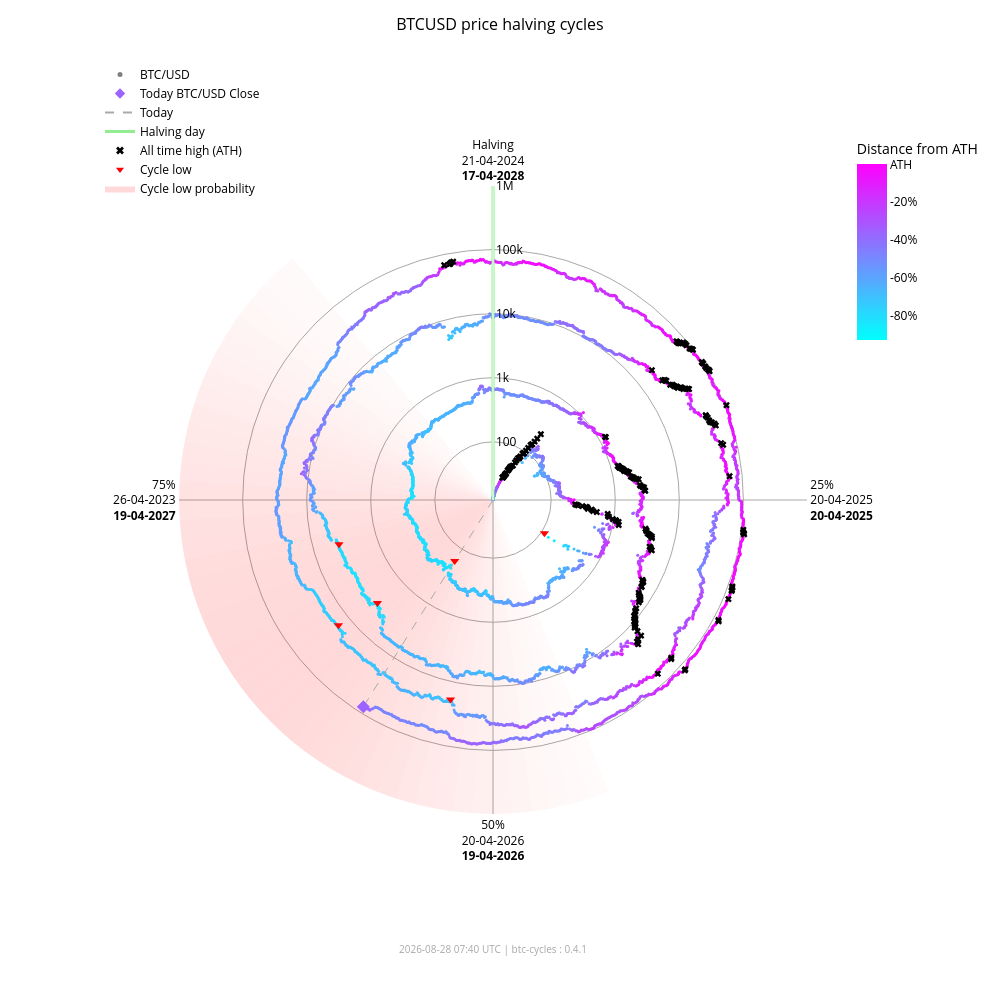

This figure's notebook cell:
### Markdown cell above
### Interactive chart (plotly)

### Code cell
fig_interactive = btc.plot(
    kind="interactive",
    from_date="2012-11-28",
)
# plotly config for interactivity
config = {"scrollZoom": True, "displayModeBar": True}
# display in notebook
fig_interactive.show(config=config)

### Figure 1 — Plotly figure (JSON) as saved in the notebook; plotly's stock layout.template omitted (floating-point values rounded to 4 significant figures; data arrays with more than 128 entries replaced by an {"elided": "..."} marker saying what was removed)
{"data": [{"fill": "toself", "fillcolor": "rgba(255,0,0,0.017168280509461755)", "hoverinfo": "skip", "line": {"width": 0}, "mode": "lines", "r": [12.35, 1000000, 1000000, 12.35, 12.35], "showlegend": false, "theta": [158.4, 158.4, 162.0, 162.0, 158.4], "type": "scatterpolar"}, {"fill": "toself", "fillcolor": "rgba(255,0,0,0.022114794501891175)", "hoverinfo": "skip", "line": {"width": 0}, "mode": "lines", "r": [12.35, 1000000, 1000000, 12.35, 12.35], "showlegend": false, "theta": [162.0, 162.0, 165.6, 165.6, 162.0], "type": "scatterpolar"}, {"fill": "toself", "fillcolor": "rgba(255,0,0,0.02790404259511669)", "hoverinfo": "skip", "line": {"width": 0}, "mode": "lines", "r": [12.35, 1000000, 1000000, 12.35, 12.35], "showlegend": false, "theta": [165.6, 165.6, 169.2, 169.2, 165.6], "type": "scatterpolar"}, {"fill": "toself", "fillcolor": "rgba(255,0,0,0.034518294852420334)", "hoverinfo": "skip", "line": {"width": 0}, "mode": "lines", "r": [12.35, 1000000, 1000000, 12.35, 12.35], "showlegend": false, "theta": [169.2, 169.2, 172.8, 172.8, 169.2], "type": "scatterpolar"}, {"fill": "toself", "fillcolor": "rgba(255,0,0,0.041901979682821514)", "hoverinfo": "skip", "line": {"width": 0}, "mode": "lines", "r": [12.35, 1000000, 1000000, 12.35, 12.35], "showlegend": false, "theta": [172.8, 172.8, 176.4, 176.4, 172.8], "type": "scatterpolar"}, {"fill": "toself", "fillcolor": "rgba(255,0,0,0.04996405861294358)", "hoverinfo": "skip", "line": {"width": 0}, "mode": "lines", "r": [12.35, 1000000, 1000000, 12.35, 12.35], "showlegend": false, "theta": [176.4, 176.4, 180.0, 180.0, 176.4], "type": "scatterpolar"}, {"fill": "toself", "fillcolor": "rgba(255,0,0,0.05858349692240514)", "hoverinfo": "skip", "line": {"width": 0}, "mode": "lines", "r": [12.35, 1000000, 1000000, 12.35, 12.35], "showlegend": false, "theta": [180.0, 180.0, 183.6, 183.6, 180.0], "type": "scatterpolar"}, {"fill": "toself", "fillcolor": "rgba(255,0,0,0.06761662035375064)", "hoverinfo": "skip", "line": {"width": 0}, "mode": "lines", "r": [12.35, 1000000, 1000000, 12.35, 12.35], "showlegend": false, "theta": [183.6, 183.6, 187.2, 187.2, 183.6], "type": "scatterpolar"}, {"fill": "toself", "fillcolor": "rgba(255,0,0,0.07690481219944661)", "hoverinfo": "skip", "line": {"width": 0}, "mode": "lines", "r": [12.35, 1000000, 1000000, 12.35, 12.35], "showlegend": false, "theta": [187.2, 187.2, 190.8, 190.8, 187.2], "type": "scatterpolar"}, {"fill": "toself", "fillcolor": "rgba(255,0,0,0.08628112000611096)", "hoverinfo": "skip", "line": {"width": 0}, "mode": "lines", "r": [12.35, 1000000, 1000000, 12.35, 12.35], "showlegend": false, "theta": [190.8, 190.8, 194.4, 194.4, 190.8], "type": "scatterpolar"}, {"fill": "toself", "fillcolor": "rgba(255,0,0,0.09557490841018089)", "hoverinfo": "skip", "line": {"width": 0}, "mode": "lines", "r": [12.35, 1000000, 1000000, 12.35, 12.35], "showlegend": false, "theta": [194.4, 194.4, 198.0, 198.0, 194.4], "type": "scatterpolar"}, {"fill": "toself", "fillcolor": "rgba(255,0,0,0.10461455782963762)", "hoverinfo": "skip", "line": {"width": 0}, "mode": "lines", "r": [12.35, 1000000, 1000000, 12.35, 12.35], "showlegend": false, "theta": [198.0, 198.0, 201.6, 201.6, 198.0], "type": "scatterpolar"}, {"fill": "toself", "fillcolor": "rgba(255,0,0,0.11322908719652829)", "hoverinfo": "skip", "line": {"width": 0}, "mode": "lines", "r": [12.35, 1000000, 1000000, 12.35, 12.35], "showlegend": false, "theta": [201.6, 201.6, 205.2, 205.2, 201.6], "type": "scatterpolar"}, {"fill": "toself", "fillcolor": "rgba(255,0,0,0.12125015337052986)", "hoverinfo": "skip", "line": {"width": 0}, "mode": "lines", "r": [12.35, 1000000, 1000000, 12.35, 12.35], "showlegend": false, "theta": [205.2, 205.2, 208.8, 208.8, 205.2], "type": "scatterpolar"}, {"fill": "toself", "fillcolor": "rgba(255,0,0,0.12851590515331976)", "hoverinfo": "skip", "line": {"width": 0}, "mode": "lines", "r": [12.35, 1000000, 1000000, 12.35, 12.35], "showlegend": false, "theta": [208.8, 208.8, 212.4, 212.4, 208.8], "type": "scatterpolar"}, {"fill": "toself", "fillcolor": "rgba(255,0,0,0.13487757461161184)", "hoverinfo": "skip", "line": {"width": 0}, "mode": "lines", "r": [12.35, 1000000, 1000000, 12.35, 12.35], "showlegend": false, "theta": [212.4, 212.4, 216.0, 216.0, 212.4], "type": "scatterpolar"}, {"fill": "toself", "fillcolor": "rgba(255,0,0,0.14020862181849592)", "hoverinfo": "skip", "line": {"width": 0}, "mode": "lines", "r": [12.35, 1000000, 1000000, 12.35, 12.35], "showlegend": false, "theta": [216.0, 216.0, 219.6, 219.6, 216.0], "type": "scatterpolar"}, {"fill": "toself", "fillcolor": "rgba(255,0,0,0.14441504950654527)", "hoverinfo": "skip", "line": {"width": 0}, "mode": "lines", "r": [12.35, 1000000, 1000000, 12.35, 12.35], "showlegend": false, "theta": [219.6, 219.6, 223.2, 223.2, 219.6], "type": "scatterpolar"}, {"fill": "toself", "fillcolor": "rgba(255,0,0,0.14744459351271713)", "hoverinfo": "skip", "line": {"width": 0}, "mode": "lines", "r": [12.35, 1000000, 1000000, 12.35, 12.35], "showlegend": false, "theta": [223.2, 223.2, 226.8, 226.8, 223.2], "type": "scatterpolar"}, {"fill": "toself", "fillcolor": "rgba(255,0,0,0.14929223192296423)", "hoverinfo": "skip", "line": {"width": 0}, "mode": "lines", "r": [12.35, 1000000, 1000000, 12.35, 12.35], "showlegend": false, "theta": [226.8, 226.8, 230.4, 230.4, 226.8], "type": "scatterpolar"}, {"fill": "toself", "fillcolor": "rgba(255,0,0,0.15)", "hoverinfo": "skip", "line": {"width": 0}, "mode": "lines", "r": [12.35, 1000000, 1000000, 12.35, 12.35], "showlegend": false, "theta": [230.4, 230.4, 234.0, 234.0, 230.4], "type": "scatterpolar"}, {"fill": "toself", "fillcolor": "rgba(255,0,0,0.14965033825231114)", "hoverinfo": "skip", "line": {"width": 0}, "mode": "lines", "r": [12.35, 1000000, 1000000, 12.35, 12.35], "showlegend": false, "theta": [234.0, 234.0, 237.6, 237.6, 234.0], "type": "scatterpolar"}, {"fill": "toself", "fillcolor": "rgba(255,0,0,0.14835378057909807)", "hoverinfo": "skip", "line": {"width": 0}, "mode": "lines", "r": [12.35, 1000000, 1000000, 12.35, 12.35], "showlegend": false, "theta": [237.6, 237.6, 241.2, 241.2, 237.6], "type": "scatterpolar"}, {"fill": "toself", "fillcolor": "rgba(255,0,0,0.14623322283554635)", "hoverinfo": "skip", "line": {"width": 0}, "mode": "lines", "r": [12.35, 1000000, 1000000, 12.35, 12.35], "showlegend": false, "theta": [241.2, 241.2, 244.8, 244.8, 241.2], "type": "scatterpolar"}, {"fill": "toself", "fillcolor": "rgba(255,0,0,0.1434078538226231)", "hoverinfo": "skip", "line": {"width": 0}, "mode": "lines", "r": [12.35, 1000000, 1000000, 12.35, 12.35], "showlegend": false, "theta": [244.8, 244.8, 248.4, 248.4, 244.8], "type": "scatterpolar"}, {"fill": "toself", "fillcolor": "rgba(255,0,0,0.13997983179373427)", "hoverinfo": "skip", "line": {"width": 0}, "mode": "lines", "r": [12.35, 1000000, 1000000, 12.35, 12.35], "showlegend": false, "theta": [248.4, 248.4, 252.0, 252.0, 248.4], "type": "scatterpolar"}, {"fill": "toself", "fillcolor": "rgba(255,0,0,0.13602598258454268)", "hoverinfo": "skip", "line": {"width": 0}, "mode": "lines", "r": [12.35, 1000000, 1000000, 12.35, 12.35], "showlegend": false, "theta": [252.0, 252.0, 255.6, 255.6, 252.0], "type": "scatterpolar"}, {"fill": "toself", "fillcolor": "rgba(255,0,0,0.13159547355344953)", "hoverinfo": "skip", "line": {"width": 0}, "mode": "lines", "r": [12.35, 1000000, 1000000, 12.35, 12.35], "showlegend": false, "theta": [255.6, 255.6, 259.2, 259.2, 255.6], "type": "scatterpolar"}, {"fill": "toself", "fillcolor": "rgba(255,0,0,0.12671301775492697)", "hoverinfo": "skip", "line": {"width": 0}, "mode": "lines", "r": [12.35, 1000000, 1000000, 12.35, 12.35], "showlegend": false, "theta": [259.2, 259.2, 262.8, 262.8, 259.2], "type": "scatterpolar"}, {"fill": "toself", "fillcolor": "rgba(255,0,0,0.12138610149219965)", "hoverinfo": "skip", "line": {"width": 0}, "mode": "lines", "r": [12.35, 1000000, 1000000, 12.35, 12.35], "showlegend": false, "theta": [262.8, 262.8, 266.4, 266.4, 262.8], "type": "scatterpolar"}, {"fill": "toself", "fillcolor": "rgba(255,0,0,0.1156142551644921)", "hoverinfo": "skip", "line": {"width": 0}, "mode": "lines", "r": [12.35, 1000000, 1000000, 12.35, 12.35], "showlegend": false, "theta": [266.4, 266.4, 270.0, 270.0, 266.4], "type": "scatterpolar"}, {"fill": "toself", "fillcolor": "rgba(255,0,0,0.10939851441251548)", "hoverinfo": "skip", "line": {"width": 0}, "mode": "lines", "r": [12.35, 1000000, 1000000, 12.35, 12.35], "showlegend": false, "theta": [270.0, 270.0, 273.6, 273.6, 270.0], "type": "scatterpolar"}, {"fill": "toself", "fillcolor": "rgba(255,0,0,0.10274974912946185)", "hoverinfo": "skip", "line": {"width": 0}, "mode": "lines", "r": [12.35, 1000000, 1000000, 12.35, 12.35], "showlegend": false, "theta": [273.6, 273.6, 277.2, 277.2, 273.6], "type": "scatterpolar"}, {"fill": "toself", "fillcolor": "rgba(255,0,0,0.09569517349791425)", "hoverinfo": "skip", "line": {"width": 0}, "mode": "lines", "r": [12.35, 1000000, 1000000, 12.35, 12.35], "showlegend": false, "theta": [277.2, 277.2, 280.8, 280.8, 277.2], "type": "scatterpolar"}, {"fill": "toself", "fillcolor": "rgba(255,0,0,0.08828282625646727)", "hoverinfo": "skip", "line": {"width": 0}, "mode": "lines", "r": [12.35, 1000000, 1000000, 12.35, 12.35], "showlegend": false, "theta": [280.8, 280.8, 284.4, 284.4, 280.8], "type": "scatterpolar"}, {"fill": "toself", "fillcolor": "rgba(255,0,0,0.08058400018765345)", "hoverinfo": "skip", "line": {"width": 0}, "mode": "lines", "r": [12.35, 1000000, 1000000, 12.35, 12.35], "showlegend": false, "theta": [284.4, 284.4, 288.0, 288.0, 284.4], "type": "scatterpolar"}, {"fill": "toself", "fillcolor": "rgba(255,0,0,0.07269354608292704)", "hoverinfo": "skip", "line": {"width": 0}, "mode": "lines", "r": [12.35, 1000000, 1000000, 12.35, 12.35], "showlegend": false, "theta": [288.0, 288.0, 291.6, 291.6, 288.0], "type": "scatterpolar"}, {"fill": "toself", "fillcolor": "rgba(255,0,0,0.06472784449068783)", "hoverinfo": "skip", "line": {"width": 0}, "mode": "lines", "r": [12.35, 1000000, 1000000, 12.35, 12.35], "showlegend": false, "theta": [291.6, 291.6, 295.2, 295.2, 291.6], "type": "scatterpolar"}, {"fill": "toself", "fillcolor": "rgba(255,0,0,0.05682021976743955)", "hoverinfo": "skip", "line": {"width": 0}, "mode": "lines", "r": [12.35, 1000000, 1000000, 12.35, 12.35], "showlegend": false, "theta": [295.2, 295.2, 298.8, 298.8, 295.2], "type": "scatterpolar"}, {"fill": "toself", "fillcolor": "rgba(255,0,0,0.04911378436707333)", "hoverinfo": "skip", "line": {"width": 0}, "mode": "lines", "r": [12.35, 1000000, 1000000, 12.35, 12.35], "showlegend": false, "theta": [298.8, 298.8, 302.4, 302.4, 298.8], "type": "scatterpolar"}, {"fill": "toself", "fillcolor": "rgba(255,0,0,0.04175213714896469)", "hoverinfo": "skip", "line": {"width": 0}, "mode": "lines", "r": [12.35, 1000000, 1000000, 12.35, 12.35], "showlegend": false, "theta": [302.4, 302.4, 306.0, 306.0, 302.4], "type": "scatterpolar"}, {"fill": "toself", "fillcolor": "rgba(255,0,0,0.034868865657538876)", "hoverinfo": "skip", "line": {"width": 0}, "mode": "lines", "r": [12.35, 1000000, 1000000, 12.35, 12.35], "showlegend": false, "theta": [306.0, 306.0, 309.6, 309.6, 306.0], "type": "scatterpolar"}, {"fill": "toself", "fillcolor": "rgba(255,0,0,0.02857722515334582)", "hoverinfo": "skip", "line": {"width": 0}, "mode": "lines", "r": [12.35, 1000000, 1000000, 12.35, 12.35], "showlegend": false, "theta": [309.6, 309.6, 313.2, 313.2, 309.6], "type": "scatterpolar"}, {"fill": "toself", "fillcolor": "rgba(255,0,0,0.022961515313555197)", "hoverinfo": "skip", "line": {"width": 0}, "mode": "lines", "r": [12.35, 1000000, 1000000, 12.35, 12.35], "showlegend": false, "theta": [313.2, 313.2, 316.8, 316.8, 313.2], "type": "scatterpolar"}, {"fill": "toself", "fillcolor": "rgba(255,0,0,0.01807146942917362)", "hoverinfo": "skip", "line": {"width": 0}, "mode": "lines", "r": [12.35, 1000000, 1000000, 12.35, 12.35], "showlegend": false, "theta": [316.8, 316.8, 320.4, 320.4, 316.8], "type": "scatterpolar"}, {"hoverinfo": "text", "marker": {"color": {"elided": "5022 str values"}, "size": 3}, "mode": "markers", "r": {"elided": "5022 float values"}, "showlegend": false, "text": {"elided": "5022 str values"}, "theta": {"elided": "5022 float values"}, "type": "scatterpolar"}, {"hoverinfo": "skip", "line": {"color": "lightgreen", "width": 3}, "mode": "lines", "r": [12.35, 1000000], "showlegend": false, "theta": [0, 0], "type": "scatterpolar"}, {"hoverinfo": "skip", "line": {"color": "darkgrey", "dash": "dash", "width": 1}, "mode": "lines", "r": [12.35, 79690.0], "showlegend": false, "theta": [212.1, 212.1], "type": "scatterpolar"}, {"hoverinfo": "text", "marker": {"color": "#9c63ff", "size": 10, "symbol": "diamond"}, "mode": "markers", "r": [79690.0], "showlegend": false, "text": ["Today<br>Date: 2026-08-28<br>Price: $79,691.16"], "theta": [212.1], "type": "scatterpolar"}, {"hoverinfo": "text", "marker": {"color": "black", "size": 6, "symbol": "x"}, "mode": "markers", "r": {"elided": "195 float values"}, "showlegend": false, "text": {"elided": "195 str values"}, "theta": {"elided": "195 float values"}, "type": "scatterpolar"}, {"hoverinfo": "text", "marker": {"color": "red", "size": 8, "symbol": "triangle-down"}, "mode": "markers", "r": [111.6, 164.9, 3233.0, 3925.0, 18950.0, 15760.0], "showlegend": false, "text": ["Cycle Low<br>Date: 2014-02-21<br>Price: $111.56<br>ATH distance: -91.0%", "Cycle Low<br>Date: 2015-01-14<br>Price: $164.92<br>ATH distance: -86.7%", "Cycle Low<br>Date: 2018-12-15<br>Price: $3,232.51<br>ATH distance: -83.3%", "Cycle Low<br>Date: 2019-03-25<br>Price: $3,924.55<br>ATH distance: -79.7%", "Cycle Low<br>Date: 2022-06-18<br>Price: $18,954.25<br>ATH distance: -71.9%", "Cycle Low<br>Date: 2022-11-21<br>Price: $15,760.19<br>ATH distance: -76.7%"], "theta": [122.8, 212.1, 228.3, 254.0, 192.0, 231.0], "type": "scatterpolar"}, {"marker": {"color": "grey", "size": 5}, "mode": "markers", "name": "BTC/USD", "r": [null], "theta": [null], "type": "scatterpolar"}, {"marker": {"color": "#9c63ff", "size": 8, "symbol": "diamond"}, "mode": "markers", "name": "Today BTC/USD Close", "r": [null], "theta": [null], "type": "scatterpolar"}, {"line": {"color": "darkgrey", "dash": "dash"}, "mode": "lines", "name": "Today", "r": [null], "theta": [null], "type": "scatterpolar"}, {"line": {"color": "lightgreen", "width": 3}, "mode": "lines", "name": "Halving day", "r": [null], "theta": [null], "type": "scatterpolar"}, {"marker": {"color": "black", "size": 7, "symbol": "x"}, "mode": "markers", "name": "All time high (ATH)", "r": [null], "theta": [null], "type": "scatterpolar"}, {"marker": {"color": "red", "size": 7, "symbol": "triangle-down"}, "mode": "markers", "name": "Cycle low", "r": [null], "theta": [null], "type": "scatterpolar"}, {"fill": "toself", "fillcolor": "rgba(255,0,0,0.15)", "line": {"width": 0}, "mode": "lines", "name": "Cycle low probability", "r": [null], "theta": [null], "type": "scatterpolar"}, {"hoverinfo": "skip", "marker": {"cmax": 0, "cmin": -0.9307, "color": [0], "colorbar": {"len": 0.25, "ticktext": ["ATH", "-20%", "-40%", "-60%", "-80%", "-100%"], "tickvals": [0, -0.2, -0.4, -0.6, -0.8, -1.0], "title": {"text": "Distance from ATH"}, "x": 0.95, "y": 0.92, "yanchor": "top"}, "colorscale": {"elided": "256x2 mixed values"}, "showscale": true, "size": 0}, "mode": "markers", "r": [null], "showlegend": false, "theta": [null], "type": "scatterpolar"}], "layout": {"annotations": [{"font": {"color": "darkgrey", "size": 10}, "showarrow": false, "text": "2026-08-28 07:40 UTC | btc-cycles : 0.4.1", "x": 0.5, "xref": "paper", "y": -0.02, "yref": "paper"}], "font": {"color": "black"}, "height": 1000, "legend": {"bgcolor": "rgba(0,0,0,0)", "font": {"color": "black"}, "x": 0.0, "y": 1.0}, "margin": {"b": 60, "l": 100, "r": 80, "t": 60}, "paper_bgcolor": "white", "plot_bgcolor": "white", "polar": {"angularaxis": {"color": "black", "direction": "clockwise", "gridcolor": "darkgrey", "rotation": 90, "ticktext": ["Halving<br>21-04-2024<br><b>17-04-2028</b>", "25%<br>20-04-2025<br><b>20-04-2025</b>", "50%<br>20-04-2026<br><b>19-04-2026</b>", "75%<br>26-04-2023<br><b>19-04-2027</b>"], "tickvals": [0, 90, 180, 270]}, "bgcolor": "white", "domain": {"x": [0.1, 0.9], "y": [0.05, 0.95]}, "radialaxis": {"angle": 90, "color": "black", "gridcolor": "darkgrey", "range": [1.092, 6.0], "tickangle": 90, "ticktext": ["100", "1k", "10k", "100k", "1M"], "tickvals": [100, 1000, 10000, 100000, 1000000], "type": "log"}}, "title": {"font": {"color": "black", "size": 16}, "text": "BTCUSD price halving cycles", "x": 0.5}, "width": 1000}}
